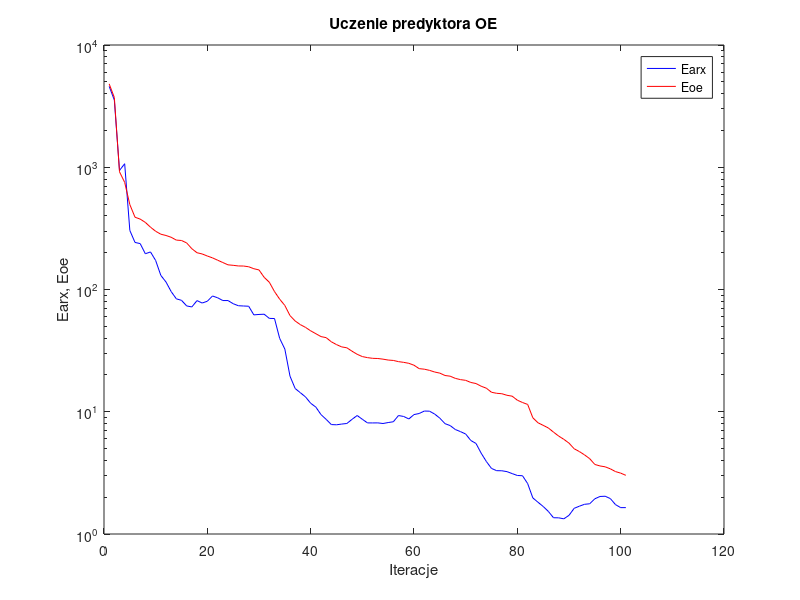
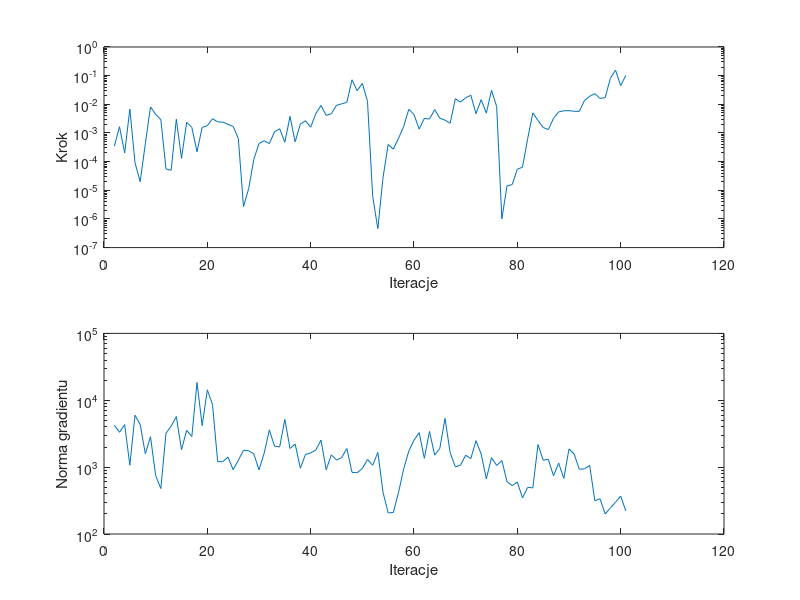

MATLAB code to generate these figures, in order:
%uczenie predyktora oe
clear all;
n=0; farx(n+1)=4.587799e+003; foe(n+1)=4.805951e+003; wspucz(n+1)=0.000000e+000; ng(n+1)=0.000000e+000;
%odnowa zmiennej metryki
n=1; farx(n+1)=3.544625e+003; foe(n+1)=3.719434e+003; krok(n+1)=3.473499e-004; ng(n+1)=4.237828e+003;
n=2; farx(n+1)=9.412909e+002; foe(n+1)=9.179417e+002; krok(n+1)=1.651908e-003; ng(n+1)=3.317344e+003;
n=3; farx(n+1)=1.068721e+003; foe(n+1)=7.519845e+002; krok(n+1)=2.023685e-004; ng(n+1)=4.321844e+003;
n=4; farx(n+1)=3.039958e+002; foe(n+1)=4.949312e+002; krok(n+1)=6.825425e-003; ng(n+1)=1.068155e+003;
n=5; farx(n+1)=2.426230e+002; foe(n+1)=3.901880e+002; krok(n+1)=9.186583e-005; ng(n+1)=5.968814e+003;
n=6; farx(n+1)=2.374471e+002; foe(n+1)=3.766873e+002; krok(n+1)=1.990494e-005; ng(n+1)=4.347258e+003;
n=7; farx(n+1)=1.961147e+002; foe(n+1)=3.539231e+002; krok(n+1)=4.228014e-004; ng(n+1)=1.584238e+003;
n=8; farx(n+1)=2.028660e+002; foe(n+1)=3.233842e+002; krok(n+1)=8.108299e-003; ng(n+1)=2.847974e+003;
n=9; farx(n+1)=1.725615e+002; foe(n+1)=2.994575e+002; krok(n+1)=4.459951e-003; ng(n+1)=7.469490e+002;
n=10; farx(n+1)=1.303693e+002; foe(n+1)=2.833249e+002; krok(n+1)=2.914778e-003; ng(n+1)=4.782726e+002;
n=11; farx(n+1)=1.151768e+002; foe(n+1)=2.766098e+002; krok(n+1)=5.546784e-005; ng(n+1)=3.221422e+003;
n=12; farx(n+1)=9.616408e+001; foe(n+1)=2.674245e+002; krok(n+1)=4.999290e-005; ng(n+1)=4.109791e+003;
n=13; farx(n+1)=8.389391e+001; foe(n+1)=2.535799e+002; krok(n+1)=3.021288e-003; ng(n+1)=5.703273e+003;
n=14; farx(n+1)=8.155473e+001; foe(n+1)=2.517373e+002; krok(n+1)=1.299465e-004; ng(n+1)=1.820420e+003;
n=15; farx(n+1)=7.340122e+001; foe(n+1)=2.403985e+002; krok(n+1)=2.352381e-003; ng(n+1)=3.552981e+003;
n=16; farx(n+1)=7.199204e+001; foe(n+1)=2.156061e+002; krok(n+1)=1.572201e-003; ng(n+1)=2.869658e+003;
n=17; farx(n+1)=8.113561e+001; foe(n+1)=1.998874e+002; krok(n+1)=2.197532e-004; ng(n+1)=1.844572e+004;
n=18; farx(n+1)=7.750344e+001; foe(n+1)=1.953402e+002; krok(n+1)=1.564230e-003; ng(n+1)=4.188306e+003;
n=19; farx(n+1)=8.016875e+001; foe(n+1)=1.878819e+002; krok(n+1)=1.797919e-003; ng(n+1)=1.431786e+004;
n=20; farx(n+1)=8.849580e+001; foe(n+1)=1.814455e+002; krok(n+1)=3.141811e-003; ng(n+1)=8.633363e+003;
n=21; farx(n+1)=8.554527e+001; foe(n+1)=1.735976e+002; krok(n+1)=2.433205e-003; ng(n+1)=1.205294e+003;
n=22; farx(n+1)=8.122223e+001; foe(n+1)=1.661869e+002; krok(n+1)=2.396053e-003; ng(n+1)=1.206919e+003;
n=23; farx(n+1)=8.120579e+001; foe(n+1)=1.591420e+002; krok(n+1)=1.999909e-003; ng(n+1)=1.412952e+003;
n=24; farx(n+1)=7.655168e+001; foe(n+1)=1.576946e+002; krok(n+1)=1.682049e-003; ng(n+1)=9.129842e+002;
n=25; farx(n+1)=7.367055e+001; foe(n+1)=1.558185e+002; krok(n+1)=6.410357e-004; ng(n+1)=1.266629e+003;
%odnowa zmiennej metryki
n=26; farx(n+1)=7.329654e+001; foe(n+1)=1.555941e+002; krok(n+1)=2.706602e-006; ng(n+1)=1.789339e+003;
n=27; farx(n+1)=7.298012e+001; foe(n+1)=1.534982e+002; krok(n+1)=1.138585e-005; ng(n+1)=1.755661e+003;
n=28; farx(n+1)=6.200657e+001; foe(n+1)=1.479398e+002; krok(n+1)=1.209232e-004; ng(n+1)=1.575509e+003;
n=29; farx(n+1)=6.251282e+001; foe(n+1)=1.445576e+002; krok(n+1)=4.283785e-004; ng(n+1)=9.109337e+002;
n=30; farx(n+1)=6.278435e+001; foe(n+1)=1.257697e+002; krok(n+1)=5.336796e-004; ng(n+1)=1.612783e+003;
n=31; farx(n+1)=5.803637e+001; foe(n+1)=1.146435e+002; krok(n+1)=4.251583e-004; ng(n+1)=3.602841e+003;
n=32; farx(n+1)=5.788221e+001; foe(n+1)=9.618301e+001; krok(n+1)=1.088038e-003; ng(n+1)=2.057302e+003;
n=33; farx(n+1)=3.980930e+001; foe(n+1)=8.337666e+001; krok(n+1)=1.402081e-003; ng(n+1)=2.003196e+003;
n=34; farx(n+1)=3.256433e+001; foe(n+1)=7.404320e+001; krok(n+1)=4.729213e-004; ng(n+1)=5.165760e+003;
n=35; farx(n+1)=1.953942e+001; foe(n+1)=6.115912e+001; krok(n+1)=3.778589e-003; ng(n+1)=1.901112e+003;
n=36; farx(n+1)=1.549109e+001; foe(n+1)=5.526227e+001; krok(n+1)=4.912716e-004; ng(n+1)=2.210900e+003;
n=37; farx(n+1)=1.431542e+001; foe(n+1)=5.160491e+001; krok(n+1)=2.045232e-003; ng(n+1)=9.631468e+002;
n=38; farx(n+1)=1.322525e+001; foe(n+1)=4.900008e+001; krok(n+1)=2.660052e-003; ng(n+1)=1.549456e+003;
n=39; farx(n+1)=1.173803e+001; foe(n+1)=4.591841e+001; krok(n+1)=1.588254e-003; ng(n+1)=1.628699e+003;
n=40; farx(n+1)=1.091556e+001; foe(n+1)=4.349683e+001; krok(n+1)=4.756638e-003; ng(n+1)=1.806245e+003;
n=41; farx(n+1)=9.480372e+000; foe(n+1)=4.119363e+001; krok(n+1)=9.128410e-003; ng(n+1)=2.539460e+003;
n=42; farx(n+1)=8.662257e+000; foe(n+1)=4.037886e+001; krok(n+1)=4.102156e-003; ng(n+1)=9.144309e+002;
n=43; farx(n+1)=7.854091e+000; foe(n+1)=3.734429e+001; krok(n+1)=4.683883e-003; ng(n+1)=1.523086e+003;
n=44; farx(n+1)=7.822345e+000; foe(n+1)=3.542715e+001; krok(n+1)=9.251671e-003; ng(n+1)=1.275950e+003;
n=45; farx(n+1)=7.930303e+000; foe(n+1)=3.392958e+001; krok(n+1)=1.037360e-002; ng(n+1)=1.386872e+003;
n=46; farx(n+1)=8.016319e+000; foe(n+1)=3.336231e+001; krok(n+1)=1.175883e-002; ng(n+1)=1.901353e+003;
n=47; farx(n+1)=8.662279e+000; foe(n+1)=3.128921e+001; krok(n+1)=7.165516e-002; ng(n+1)=8.361621e+002;
n=48; farx(n+1)=9.316241e+000; foe(n+1)=2.951134e+001; krok(n+1)=2.977118e-002; ng(n+1)=8.236474e+002;
n=49; farx(n+1)=8.677669e+000; foe(n+1)=2.827126e+001; krok(n+1)=5.334988e-002; ng(n+1)=9.573012e+002;
n=50; farx(n+1)=8.105942e+000; foe(n+1)=2.771438e+001; krok(n+1)=1.269968e-002; ng(n+1)=1.301847e+003;
%odnowa zmiennej metryki
n=51; farx(n+1)=8.100957e+000; foe(n+1)=2.735174e+001; krok(n+1)=6.169752e-006; ng(n+1)=1.067052e+003;
n=52; farx(n+1)=8.108820e+000; foe(n+1)=2.726389e+001; krok(n+1)=4.565439e-007; ng(n+1)=1.657137e+003;
n=53; farx(n+1)=8.013853e+000; foe(n+1)=2.693331e+001; krok(n+1)=2.769106e-005; ng(n+1)=4.223110e+002;
n=54; farx(n+1)=8.160556e+000; foe(n+1)=2.648311e+001; krok(n+1)=3.968650e-004; ng(n+1)=2.064413e+002;
n=55; farx(n+1)=8.282309e+000; foe(n+1)=2.628589e+001; krok(n+1)=2.732662e-004; ng(n+1)=2.104434e+002;
n=56; farx(n+1)=9.313294e+000; foe(n+1)=2.569986e+001; krok(n+1)=6.459813e-004; ng(n+1)=4.161301e+002;
n=57; farx(n+1)=9.150291e+000; foe(n+1)=2.535831e+001; krok(n+1)=1.691206e-003; ng(n+1)=9.410829e+002;
n=58; farx(n+1)=8.731443e+000; foe(n+1)=2.490322e+001; krok(n+1)=6.728198e-003; ng(n+1)=1.745384e+003;
n=59; farx(n+1)=9.482674e+000; foe(n+1)=2.401755e+001; krok(n+1)=4.372259e-003; ng(n+1)=2.523882e+003;
n=60; farx(n+1)=9.674769e+000; foe(n+1)=2.252152e+001; krok(n+1)=1.358387e-003; ng(n+1)=3.280014e+003;
n=61; farx(n+1)=1.013402e+001; foe(n+1)=2.229385e+001; krok(n+1)=3.225080e-003; ng(n+1)=1.354830e+003;
n=62; farx(n+1)=1.010886e+001; foe(n+1)=2.180810e+001; krok(n+1)=3.065383e-003; ng(n+1)=3.417136e+003;
n=63; farx(n+1)=9.574085e+000; foe(n+1)=2.113926e+001; krok(n+1)=6.516379e-003; ng(n+1)=1.511749e+003;
n=64; farx(n+1)=8.860528e+000; foe(n+1)=2.069791e+001; krok(n+1)=3.264384e-003; ng(n+1)=1.914084e+003;
n=65; farx(n+1)=7.992201e+000; foe(n+1)=1.979248e+001; krok(n+1)=2.804162e-003; ng(n+1)=5.356419e+003;
n=66; farx(n+1)=7.705824e+000; foe(n+1)=1.954194e+001; krok(n+1)=2.186130e-003; ng(n+1)=1.639460e+003;
n=67; farx(n+1)=7.155343e+000; foe(n+1)=1.875005e+001; krok(n+1)=1.569591e-002; ng(n+1)=1.009197e+003;
n=68; farx(n+1)=6.877509e+000; foe(n+1)=1.831373e+001; krok(n+1)=1.193441e-002; ng(n+1)=1.070522e+003;
n=69; farx(n+1)=6.575156e+000; foe(n+1)=1.807338e+001; krok(n+1)=1.688698e-002; ng(n+1)=1.507856e+003;
n=70; farx(n+1)=5.818259e+000; foe(n+1)=1.736145e+001; krok(n+1)=2.069473e-002; ng(n+1)=1.344415e+003;
n=71; farx(n+1)=5.504010e+000; foe(n+1)=1.701417e+001; krok(n+1)=4.698731e-003; ng(n+1)=2.491378e+003;
n=72; farx(n+1)=4.582487e+000; foe(n+1)=1.617578e+001; krok(n+1)=1.450364e-002; ng(n+1)=1.563988e+003;
n=73; farx(n+1)=3.920213e+000; foe(n+1)=1.558561e+001; krok(n+1)=4.929920e-003; ng(n+1)=6.670334e+002;
n=74; farx(n+1)=3.437843e+000; foe(n+1)=1.443223e+001; krok(n+1)=3.068686e-002; ng(n+1)=1.386247e+003;
n=75; farx(n+1)=3.296330e+000; foe(n+1)=1.415559e+001; krok(n+1)=8.324349e-003; ng(n+1)=1.058432e+003;
%odnowa zmiennej metryki
n=76; farx(n+1)=3.290430e+000; foe(n+1)=1.404412e+001; krok(n+1)=1.001277e-006; ng(n+1)=1.257111e+003;
n=77; farx(n+1)=3.236637e+000; foe(n+1)=1.363452e+001; krok(n+1)=1.416371e-005; ng(n+1)=6.078475e+002;
n=78; farx(n+1)=3.120104e+000; foe(n+1)=1.341148e+001; krok(n+1)=1.581864e-005; ng(n+1)=5.283322e+002;
n=79; farx(n+1)=3.011049e+000; foe(n+1)=1.243251e+001; krok(n+1)=5.427827e-005; ng(n+1)=5.990076e+002;
n=80; farx(n+1)=2.997218e+000; foe(n+1)=1.190429e+001; krok(n+1)=6.401041e-005; ng(n+1)=3.472649e+002;
n=81; farx(n+1)=2.583420e+000; foe(n+1)=1.147690e+001; krok(n+1)=6.326141e-004; ng(n+1)=4.980045e+002;
n=82; farx(n+1)=1.973596e+000; foe(n+1)=8.924866e+000; krok(n+1)=5.027940e-003; ng(n+1)=4.902631e+002;
n=83; farx(n+1)=1.818180e+000; foe(n+1)=8.125078e+000; krok(n+1)=2.716773e-003; ng(n+1)=2.176320e+003;
n=84; farx(n+1)=1.680090e+000; foe(n+1)=7.743099e+000; krok(n+1)=1.554197e-003; ng(n+1)=1.268237e+003;
n=85; farx(n+1)=1.530557e+000; foe(n+1)=7.369500e+000; krok(n+1)=1.310706e-003; ng(n+1)=1.308157e+003;
n=86; farx(n+1)=1.358429e+000; foe(n+1)=6.813913e+000; krok(n+1)=3.248447e-003; ng(n+1)=7.437723e+002;
n=87; farx(n+1)=1.356183e+000; foe(n+1)=6.324989e+000; krok(n+1)=5.433546e-003; ng(n+1)=1.146907e+003;
n=88; farx(n+1)=1.330917e+000; foe(n+1)=5.949307e+000; krok(n+1)=5.945944e-003; ng(n+1)=6.774759e+002;
n=89; farx(n+1)=1.421495e+000; foe(n+1)=5.538025e+000; krok(n+1)=5.997467e-003; ng(n+1)=1.872839e+003;
n=90; farx(n+1)=1.622275e+000; foe(n+1)=4.981350e+000; krok(n+1)=5.711090e-003; ng(n+1)=1.562796e+003;
n=91; farx(n+1)=1.687926e+000; foe(n+1)=4.726274e+000; krok(n+1)=5.655154e-003; ng(n+1)=9.298355e+002;
n=92; farx(n+1)=1.749509e+000; foe(n+1)=4.439899e+000; krok(n+1)=1.360047e-002; ng(n+1)=9.419121e+002;
n=93; farx(n+1)=1.767147e+000; foe(n+1)=4.134063e+000; krok(n+1)=1.904910e-002; ng(n+1)=1.062652e+003;
n=94; farx(n+1)=1.940952e+000; foe(n+1)=3.705723e+000; krok(n+1)=2.355148e-002; ng(n+1)=3.150867e+002;
n=95; farx(n+1)=2.028030e+000; foe(n+1)=3.603187e+000; krok(n+1)=1.605804e-002; ng(n+1)=3.363427e+002;
n=96; farx(n+1)=2.036631e+000; foe(n+1)=3.544882e+000; krok(n+1)=1.703305e-002; ng(n+1)=1.997884e+002;
n=97; farx(n+1)=1.948754e+000; foe(n+1)=3.412572e+000; krok(n+1)=8.035594e-002; ng(n+1)=2.442045e+002;
n=98; farx(n+1)=1.739491e+000; foe(n+1)=3.240050e+000; krok(n+1)=1.569501e-001; ng(n+1)=2.992444e+002;
n=99; farx(n+1)=1.643489e+000; foe(n+1)=3.147647e+000; krok(n+1)=4.486659e-002; ng(n+1)=3.691372e+002;
n=100; farx(n+1)=1.643529e+000; foe(n+1)=3.019231e+000; krok(n+1)=1.016482e-001; ng(n+1)=2.214443e+002;

figure; semilogy(farx,'b'); hold on; semilogy(foe,'r'); xlabel('Iteracje'); ylabel('Earx, Eoe'); legend('Earx','Eoe'); title('Uczenie predyktora OE');
figure; subplot(2,1,1); semilogy(krok); xlabel('Iteracje'); ylabel('Krok');
subplot(2,1,2); semilogy(ng); xlabel('Iteracje'); ylabel('Norma gradientu');
Earx=farx(n+1)
Eoe=foe(n+1)
